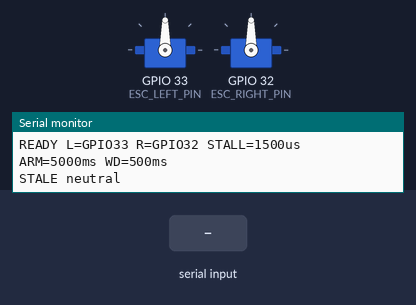
A sketch run on a simulated ESP32. Shown: 2 × servo, the last lines printed to the serial monitor. The test bench sets the inputs (shaded band).

Above: at 6.2 s.
6.3 s: "PWM 90\n" received over Serial
At 6.7 s:
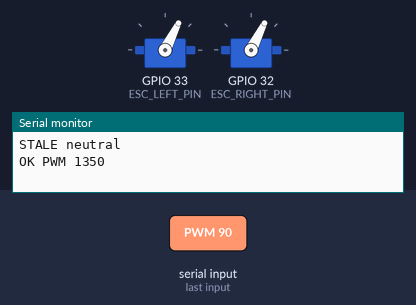
8.3 s: "STOP\n" received over Serial
9.8 s: "PING\n" received over Serial
Timing chart, 0 to 12.8 s (numbered marks = the images above; inputs shaded):
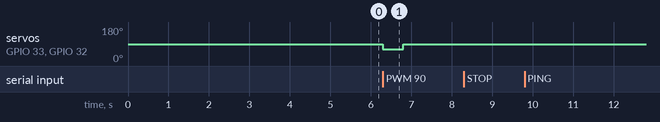

Measured:
- after the input at 6.3 s, servo on GPIO 33 (ESC_LEFT_PIN), servo on GPIO 32 (ESC_RIGHT_PIN): 90° → 63° at once, → 90° 0.50 s later

The sketch:

esp32_thruster_dual.ino
```cpp
// Two-channel thruster bridge for ESP32.
//
// Sibling of the proven single-channel `esp32_thruster.ino`. Same arming
// behaviour, same hard PWM clamp, same watchdog, but drives two ESCs and
// understands the `PWM L<us> R<us>` form that the dashboard speaks.
//
// Wire protocol over USB serial (115200 baud, ASCII, '\n'-terminated):
//
//   PWM L<us> R<us>   -- drive left and right ESCs to the given microsecond
//                        pulse widths. Each value is independently clamped
//                        into [DUTY_CYCLE_MIN, DUTY_CYCLE_MAX].
//   PWM <us>          -- backward-compatible single-channel form. Drives
//                        BOTH ESCs to the same value (lets you keep using
//                        the legacy host code on this firmware).
//   STOP              -- snap both channels to STALL_US immediately.
//   PING              -- emits PONG L<us> R<us> with the most recent values.
//
// Responses (one per command, line-terminated):
//
//   OK L<us> R<us>   for an accepted PWM pair
//   OK PWM <us>      for an accepted single-channel PWM
//   OK STOP          for an accepted STOP
//   PONG L<us> R<us> for a PING
//   ERR <detail>     for malformed or out-of-range commands
//   READY ...        emitted once after ESC arming completes
//   STALE            emitted once when the command watchdog fires
//
// Safety behaviour:
//
// 1. ESC arming. setup() drives neutral for THRUSTER_CALIBRATION_DELAY ms
//    (default 5 s, mirrors the proven single-channel firmware) before the
//    host-facing serial loop starts. Hosts should wait for the READY line
//    before sending throttle.
//
// 2. Hard PWM clamp. Every accepted command is clamped into
//    [DUTY_CYCLE_MIN, DUTY_CYCLE_MAX] in firmware, so a runaway value
//    coming over USB cannot push the ESCs past the configured envelope.
//
// 3. Command watchdog. If no command arrives for COMMAND_TIMEOUT_MS the
//    firmware snaps both channels to neutral and reports STALE.
//
// To wire two thrusters:
//   - LEFT  ESC signal -> ESP32 GPIO ESC_LEFT_PIN  (default 33, same as the
//                                                  single-channel firmware)
//   - RIGHT ESC signal -> ESP32 GPIO ESC_RIGHT_PIN (default 32)
//   - Common ground between ESCs and the ESP32. ESCs powered separately
//     from a battery via their own BEC; the ESP32 logic 5V from USB.

#include <ESP32Servo.h>

#define ESC_LEFT_PIN  33
#define ESC_RIGHT_PIN 32

#define THRUSTER_CALIBRATION_DELAY 5000  // ms held at neutral before accepting commands
#define STALL_US                   1500
#define DUTY_CYCLE_MIN             1350  // hard floor
#define DUTY_CYCLE_MAX             2000  // hard ceiling
#define SERIAL_BAUD                115200
#define COMMAND_TIMEOUT_MS         500   // watchdog window before snapping to neutral

Servo thruster_left;
Servo thruster_right;

unsigned long last_command_ms = 0;
int last_left_us  = STALL_US;
int last_right_us = STALL_US;
bool went_stale  = false;

int clampPwm(int value) {
  if (value < DUTY_CYCLE_MIN) return DUTY_CYCLE_MIN;
  if (value > DUTY_CYCLE_MAX) return DUTY_CYCLE_MAX;
  return value;
}

void writePair(int left_us, int right_us) {
  last_left_us  = clampPwm(left_us);
  last_right_us = clampPwm(right_us);
  thruster_left.writeMicroseconds(last_left_us);
  thruster_right.writeMicroseconds(last_right_us);
}

void writeNeutral() {
  writePair(STALL_US, STALL_US);
}

// Pull the integer that follows `tag` (e.g. 'L' or 'R') in `args`.
// Returns true on success and writes into `out`. Accepts optional whitespace
// between the tag and the number.
bool extractTagged(const String &args, char tag, int &out) {
  int idx = args.indexOf(tag);
  if (idx < 0) return false;
  int cursor = idx + 1;
  while (cursor < args.length() && (args[cursor] == ' ' || args[cursor] == '\t')) {
    cursor += 1;
  }
  int end = cursor;
  if (end < args.length() && (args[end] == '+' || args[end] == '-')) end += 1;
  while (end < args.length() && args[end] >= '0' && args[end] <= '9') {
    end += 1;
  }
  if (end == cursor) return false;
  out = args.substring(cursor, end).toInt();
  return true;
}

void handleCommand(String line) {
  line.trim();
  if (line.length() == 0) return;

  String upper = line;
  upper.toUpperCase();

  if (upper == "STOP") {
    writeNeutral();
    last_command_ms = millis();
    went_stale = false;
    Serial.println("OK STOP");
    return;
  }

  if (upper == "PING") {
    Serial.print("PONG L");
    Serial.print(last_left_us);
    Serial.print(" R");
    Serial.println(last_right_us);
    return;
  }

  if (upper.startsWith("PWM ")) {
    String args = upper.substring(4);
    args.trim();

    // Two-channel form: PWM L<us> R<us>
    if (args.indexOf('L') >= 0 && args.indexOf('R') >= 0) {
      int left_us  = -1;
      int right_us = -1;
      if (!extractTagged(args, 'L', left_us) || !extractTagged(args, 'R', right_us)) {
        Serial.println("ERR bad pair");
        return;
      }
      if (left_us <= 0 || right_us <= 0) {
        Serial.println("ERR bad pair value");
        return;
      }
      writePair(left_us, right_us);
      last_command_ms = millis();
      went_stale = false;
      Serial.print("OK L");
      Serial.print(last_left_us);
      Serial.print(" R");
      Serial.println(last_right_us);
      return;
    }

    // Single-channel form: PWM <us> -> drive both for legacy hosts.
    int pwm_us = args.toInt();
    if (pwm_us <= 0) {
      Serial.println("ERR bad single");
      return;
    }
    writePair(pwm_us, pwm_us);
    last_command_ms = millis();
    went_stale = false;
    Serial.print("OK PWM ");
    Serial.println(last_left_us);
    return;
  }

  Serial.print("ERR unknown ");
  Serial.println(line);
}

void setup() {
  Serial.begin(SERIAL_BAUD);

  ESP32PWM::allocateTimer(0);
  ESP32PWM::allocateTimer(1);
  thruster_left.setPeriodHertz(50);
  thruster_right.setPeriodHertz(50);
  thruster_left.attach(ESC_LEFT_PIN,   1000, 2000);
  thruster_right.attach(ESC_RIGHT_PIN, 1000, 2000);

  // Hold both at neutral so the ESCs see a steady arming signal.
  writeNeutral();
  delay(THRUSTER_CALIBRATION_DELAY);

  last_command_ms = millis();
  went_stale = false;

  Serial.print("READY L=GPIO");
  Serial.print(ESC_LEFT_PIN);
  Serial.print(" R=GPIO");
  Serial.print(ESC_RIGHT_PIN);
  Serial.print(" STALL=");
  Serial.print(STALL_US);
  Serial.print("us ARM=");
  Serial.print(THRUSTER_CALIBRATION_DELAY);
  Serial.print("ms WD=");
  Serial.print(COMMAND_TIMEOUT_MS);
  Serial.println("ms");
}

void loop() {
  while (Serial.available()) {
    String line = Serial.readStringUntil('\n');
    handleCommand(line);
  }

  if (!went_stale && (millis() - last_command_ms) > COMMAND_TIMEOUT_MS) {
    writeNeutral();
    went_stale = true;
    Serial.println("STALE neutral");
  }
}
```
